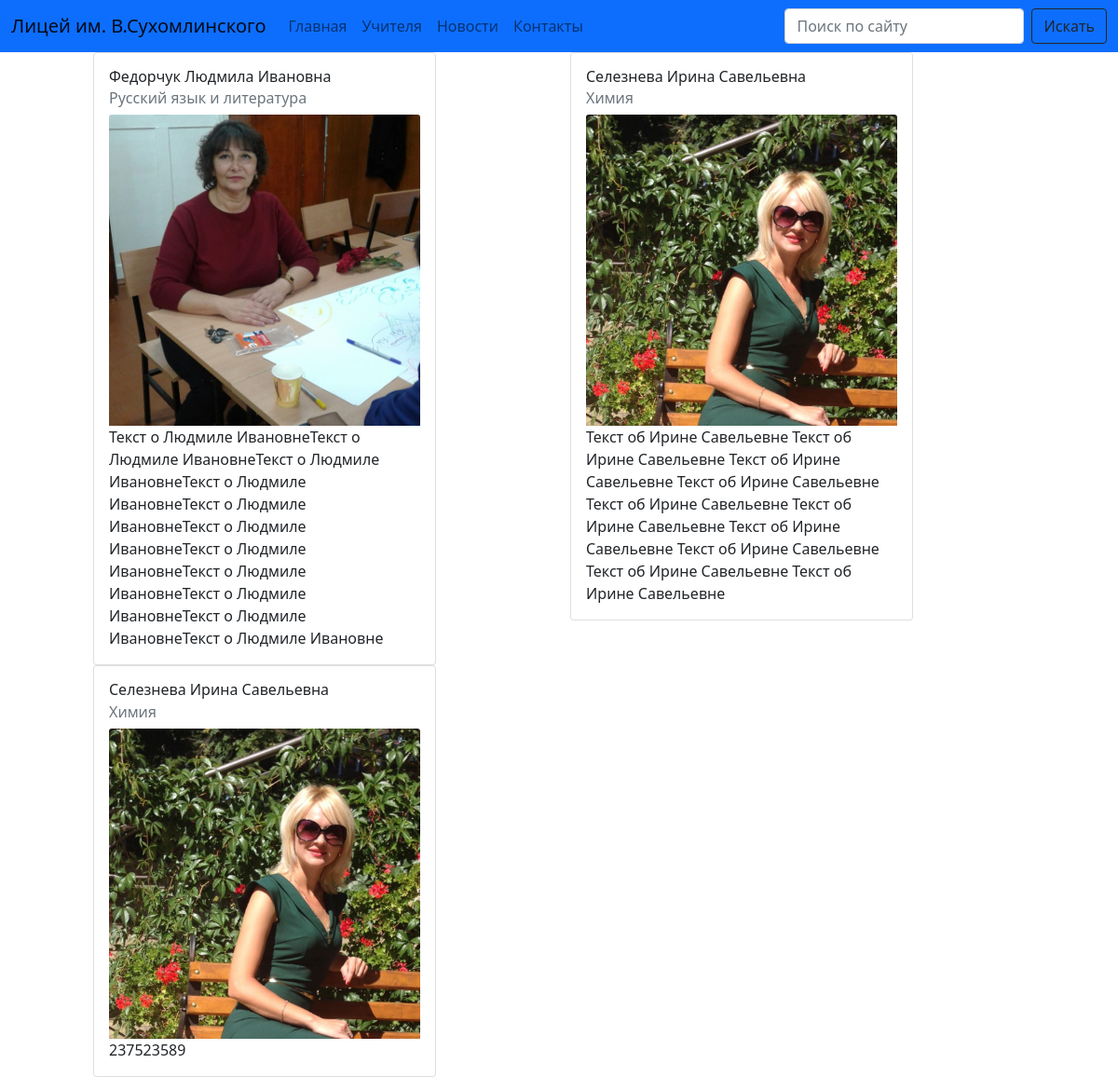
Before: /teachers/ with the older database file.
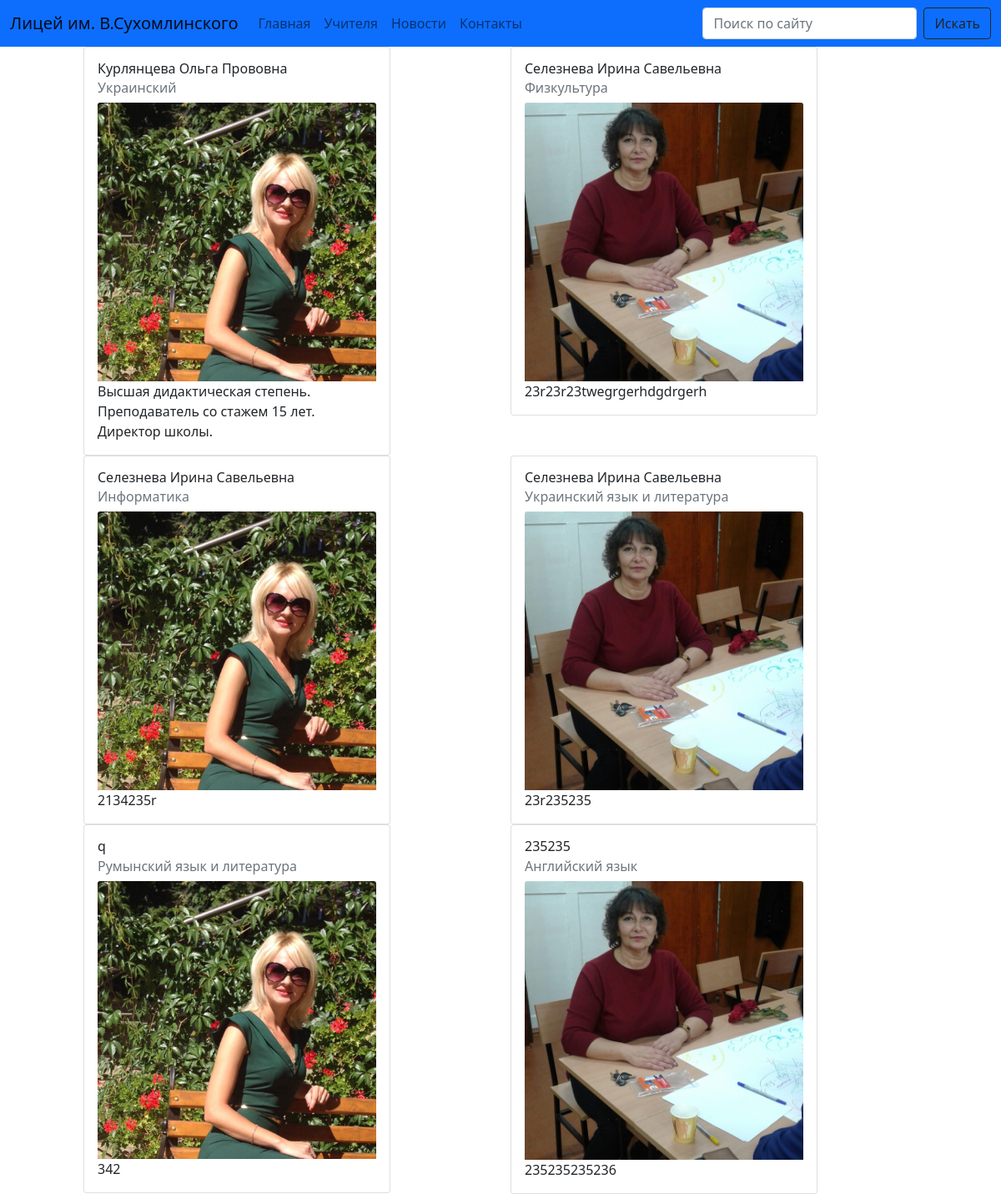
After: the same page with the newer database file.
### teachers/models.py (models this page shows, shortened)
class Teacher(models.Model):
    full_name = models.CharField(max_length=255, verbose_name="ФИО")
    subject = models.CharField(max_length=100, choices=SUBJECT_CHOICES, verbose_name="Предмет")
    description = models.TextField(null=True, blank=True, verbose_name="Описание")
    image = models.ImageField(upload_to='teachers/', verbose_name="Фотография")
    slug = models.SlugField(verbose_name="URL", null=True, blank=True)
    class Meta:
        verbose_name = 'Учитель'
        verbose_name_plural = 'Учителя'

### teachers/views.py (the view)
# urls.py: path('teachers/', views.teacher_page, name='teachers'),
def teacher_page(request):
    teachers = Teacher.objects.all()
    search_query = request.GET.get('search', '')
    if search_query and search_query != '':
        teachers = Teacher.objects.filter(Q(full_name__icontains=search_query)|
        Q(description__icontains=search_query)|
        Q(subject__icontains=search_query)
        )
    else:
        teachers = Teacher.objects.all()
    context = {
        'teachers': teachers
    }
    return render(request, 'teachers/teachers.html', context)

### teachers/templates/teachers/teachers.html
{% extends 'main/base.html' %}
{% load i18n %}
{% block content %}
<div class="container">
    <div class="row">
        {% for teacher in teachers %}
        <div class="col">
            <div class="card" style="width: 23rem;">
                <div class="card-body">
                    <h5 class="card-title">{{ teacher.full_name }}</h5>
                    <h6 class="card-subtitle mb-2 text-muted">{{ teacher.subject|capfirst }}</h6>
                    <img src="{{ teacher.image.url }}" class="card-img-top" alt="{{ teacher.full_name }}">
                    <p class="card-text">{{ teacher.description }}</p>
                </div>
            </div>
        </div>
        {% endfor %}
    </div>
</div>
{% endblock content %}

### main/templates/main/base.html (shortened to what this page needs)
{% load static %}
{% load i18n %}
<!doctype html>
<html lang="ru">
  <head>
  </head>
  <body>
    {% include "main/navbar.html" %}
    {% block content %}
    {% endblock content %}
    <link href="https://cdn.jsdelivr.net/npm/bootstrap@5.0.1/dist/css/bootstrap.min.css" rel="stylesheet">
    <link href="https://unpkg.com/tailwindcss@^2/dist/tailwind.min.css" rel="stylesheet">
    <link rel="stylesheet" href="https://pro.fontawesome.com/releases/v5.10.0/css/all.css"/>
  </body>
</html>

### main/templates/main/navbar.html (shortened to what this page needs)
{% load i18n %}
{% url 'homepage' as home_url %}
{% url 'teachers' as teachers_url %}
{% url 'posts' as posts_url %}
{% url 'contacts' as contacts_url %}
<nav class="navbar navbar-expand-lg navbar-light bg-primary">
    <div class="container-xxl">
      <a class="navbar-brand" href="{% url 'homepage' %}">{% blocktrans %}Лицей им. В.Сухомлинского{% endblocktrans %}</a>
      <div class="collapse navbar-collapse" id="navbarSupportedContent">
        <ul class="navbar-nav me-auto mb-2 mb-lg-0">
          <li class="nav-item {% if home_url == request.path %}show active{% endif %}">
            <a class="nav-link" id="nav-home" aria-current="page" href="{{ home_url }}">{% blocktrans %}Главная{% endblocktrans %}</a>
          </li>
          <li class="nav-item {% if teachers_url == request.path %}show active{% endif %}">
            <a class="nav-link" id="nav-teachers" href="{{ teachers_url }}">{% blocktrans %}Учителя{% endblocktrans %}</a>
          </li>
          <li class="nav-item {% if posts_url == request.path %}show active{% endif %}">
            <a class="nav-link" id="nav-posts" href="{{ posts_url }}">{% blocktrans %}Новости{% endblocktrans %}</a>
          </li>
          <li class="nav-item {% if contacts_url == request.path %}show active{% endif %}">
            <a class="nav-link" id="nav-contacts" aria-current="page" href="{{ contacts_url }}">{% blocktrans %}Контакты{% endblocktrans %}</a>
          </li>
        </ul>
        <form class="d-flex" action="{% url 'posts' %}">
          <input class="form-control me-2" type="search" name="search" {% blocktrans %}placeholder="Поиск по сайту"{% endblocktrans %} aria-label="Search">
          <button class="btn btn-outline-dark" type="submit">{% blocktrans %}Искать{% endblocktrans %}</button>
        </form>
      </div>
    </div>
  </nav>

Changed rows visible on the page:
removed Teacher: full_name "Федорчук Людмила Ивановна", subject "Русский язык и литература", image (picture), description "Текст о Людмиле ИвановнеТекст о Людмиле ИвановнеТекст о Людмиле ИвановнеТекст о Людмиле ИвановнеТекст о Людмиле ИвановнеТекст о Людмиле ИвановнеТекст о Людмиле ИвановнеТекст о Людмиле ИвановнеТекст о Людмиле ИвановнеТекст о Людмиле ИвановнеТекст о Людмиле Ивановне"
removed Teacher: full_name "Селезнева Ирина Савельевна", subject "Химия", image (picture), description "Текст об Ирине Савельевне Текст об Ирине Савельевне Текст об Ирине Савельевне Текст об Ирине Савельевне Текст об Ирине Савельевне Текст об Ирине Савельевне Текст об Ирине Савельевне Текст об Ирине Савельевне Текст об Ирине Савельевне Текст об Ирине Савельевне"
removed Teacher: full_name "Селезнева Ирина Савельевна", subject "Химия", image (picture), description "237523589"
added Teacher: full_name "Курлянцева Ольга Прововна", subject "Украинский", image (picture), description "Высшая дидактическая степень. Преподаватель со стажем 15 лет. Директор школы."
added Teacher: full_name "Селезнева Ирина Савельевна", subject "Физкультура", image (picture), description "23r23r23twegrgerhdgdrgerh"
added Teacher: full_name "Селезнева Ирина Савельевна", subject "Информатика", image (picture), description "2134235r"
added Teacher: full_name "Селезнева Ирина Савельевна", subject "Украинский язык и литература", image (picture), description "23r235235"
added Teacher: full_name "q", subject "Румынский язык и литература", image (picture), description "342"
added Teacher: full_name "235235", subject "Английский язык", image (picture), description "235235235236"
